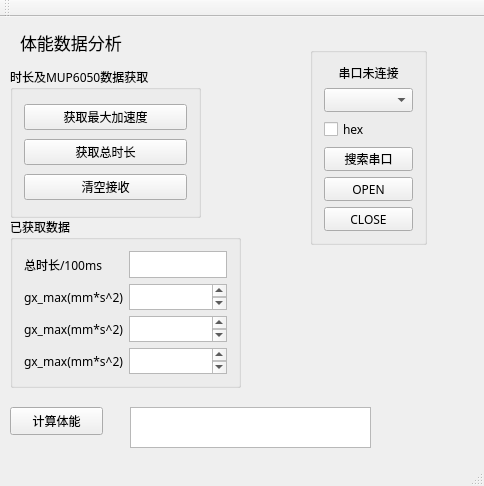
<?xml version="1.0" encoding="UTF-8"?>
<ui version="4.0">
 <class>serial</class>
 <widget class="QMainWindow" name="serial">
  <property name="geometry">
   <rect>
    <x>0</x>
    <y>0</y>
    <width>484</width>
    <height>486</height>
   </rect>
  </property>
  <property name="windowTitle">
   <string>serial</string>
  </property>
  <widget class="QWidget" name="centralWidget">
   <widget class="QGroupBox" name="groupBox_2">
    <property name="geometry">
     <rect>
      <x>10</x>
      <y>50</y>
      <width>191</width>
      <height>151</height>
     </rect>
    </property>
    <property name="font">
     <font>
      <family>楷体</family>
      <pointsize>9</pointsize>
     </font>
    </property>
    <property name="title">
     <string>时长及MUP6050数据获取</string>
    </property>
    <layout class="QGridLayout" name="gridLayout">
     <item row="0" column="0">
      <widget class="QPushButton" name="btn_send">
       <property name="text">
        <string>获取最大加速度</string>
       </property>
      </widget>
     </item>
     <item row="2" column="0">
      <widget class="QPushButton" name="btn_clear">
       <property name="text">
        <string>清空接收</string>
       </property>
      </widget>
     </item>
     <item row="1" column="0">
      <widget class="QPushButton" name="btn_send_newline">
       <property name="text">
        <string>获取总时长</string>
       </property>
      </widget>
     </item>
    </layout>
   </widget>
   <widget class="QGroupBox" name="groupBox">
    <property name="geometry">
     <rect>
      <x>310</x>
      <y>30</y>
      <width>117</width>
      <height>198</height>
     </rect>
    </property>
    <property name="font">
     <font>
      <family>楷体</family>
     </font>
    </property>
    <property name="title">
     <string/>
    </property>
    <layout class="QGridLayout" name="gridLayout_3">
     <item row="3" column="0">
      <widget class="QPushButton" name="btn_search">
       <property name="text">
        <string>搜索串口</string>
       </property>
      </widget>
     </item>
     <item row="5" column="0">
      <widget class="QPushButton" name="btn_close">
       <property name="text">
        <string>CLOSE</string>
       </property>
      </widget>
     </item>
     <item row="0" column="0">
      <widget class="QLabel" name="lab_status">
       <property name="text">
        <string>串口未连接</string>
       </property>
       <property name="alignment">
        <set>Qt::AlignCenter</set>
       </property>
      </widget>
     </item>
     <item row="4" column="0">
      <widget class="QPushButton" name="btn_open">
       <property name="text">
        <string>OPEN</string>
       </property>
      </widget>
     </item>
     <item row="1" column="0">
      <widget class="QComboBox" name="cmb_port_name"/>
     </item>
     <item row="2" column="0">
      <widget class="QCheckBox" name="checkBox">
       <property name="text">
        <string>hex</string>
       </property>
      </widget>
     </item>
    </layout>
   </widget>
   <widget class="QGroupBox" name="groupBox_3">
    <property name="geometry">
     <rect>
      <x>10</x>
      <y>200</y>
      <width>231</width>
      <height>171</height>
     </rect>
    </property>
    <property name="font">
     <font>
      <family>楷体</family>
     </font>
    </property>
    <property name="title">
     <string>已获取数据</string>
    </property>
    <layout class="QGridLayout" name="gridLayout_2">
     <item row="1" column="0">
      <widget class="QLabel" name="label_2">
       <property name="text">
        <string>gx_max(mm*s^2)</string>
       </property>
      </widget>
     </item>
     <item row="1" column="1">
      <widget class="QTextEdit" name="textEdit_2"/>
     </item>
     <item row="0" column="1">
      <widget class="QTextEdit" name="textEdit"/>
     </item>
     <item row="3" column="0">
      <widget class="QLabel" name="label_4">
       <property name="text">
        <string>gx_max(mm*s^2)</string>
       </property>
      </widget>
     </item>
     <item row="2" column="0">
      <widget class="QLabel" name="label_3">
       <property name="text">
        <string>gx_max(mm*s^2)</string>
       </property>
      </widget>
     </item>
     <item row="2" column="1">
      <widget class="QTextEdit" name="textEdit_3"/>
     </item>
     <item row="3" column="1">
      <widget class="QTextEdit" name="textEdit_4"/>
     </item>
     <item row="0" column="0">
      <widget class="QLabel" name="label">
       <property name="text">
        <string>总时长/100ms</string>
       </property>
      </widget>
     </item>
    </layout>
   </widget>
   <widget class="QPushButton" name="pushButton">
    <property name="geometry">
     <rect>
      <x>10</x>
      <y>390</y>
      <width>93</width>
      <height>28</height>
     </rect>
    </property>
    <property name="font">
     <font>
      <family>楷体</family>
     </font>
    </property>
    <property name="text">
     <string>计算体能</string>
    </property>
   </widget>
   <widget class="QTextEdit" name="textEdit_5">
    <property name="geometry">
     <rect>
      <x>130</x>
      <y>390</y>
      <width>241</width>
      <height>41</height>
     </rect>
    </property>
    <property name="font">
     <font>
      <family>楷体</family>
     </font>
    </property>
   </widget>
   <widget class="QLabel" name="label_5">
    <property name="geometry">
     <rect>
      <x>20</x>
      <y>10</y>
      <width>151</width>
      <height>31</height>
     </rect>
    </property>
    <property name="font">
     <font>
      <family>楷体</family>
      <pointsize>13</pointsize>
     </font>
    </property>
    <property name="text">
     <string>体能数据分析</string>
    </property>
   </widget>
  </widget>
  <widget class="QToolBar" name="mainToolBar">
   <attribute name="toolBarArea">
    <enum>TopToolBarArea</enum>
   </attribute>
   <attribute name="toolBarBreak">
    <bool>false</bool>
   </attribute>
  </widget>
  <widget class="QStatusBar" name="statusBar"/>
 </widget>
 <layoutdefault spacing="6" margin="11"/>
 <resources/>
 <connections/>
</ui>
